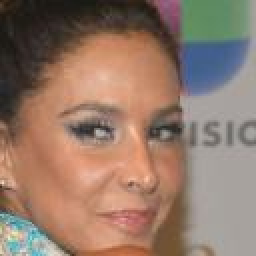
#> input picture images/0.jpg, 128 x 128 px (shown 2 times larger)
$ python -i detect_face.py   (imports and definitions only)
#> lines starting #> are read from the running program, lines starting #| are printed output that depends on the picture
import cv2
import sys
import os
import pdb


CASCADE="Face_cascade.xml"
FACE_CASCADE=cv2.CascadeClassifier(CASCADE)

def detect_face(image_path):
#> called with image_path = 'images/0.jpg'
    image=cv2.imread(image_path)
#> image is the input picture: shape (128, 128, 3); mean B, G, R 105.5, 121.1, 147.3
    if image is None:
        print('Load Image Error!')
        sys.exit(1)
    origin_h, origin_w, _ = image.shape
#> origin_h = 128; origin_w = 128
    image_grey=cv2.cvtColor(image,cv2.COLOR_BGR2GRAY)
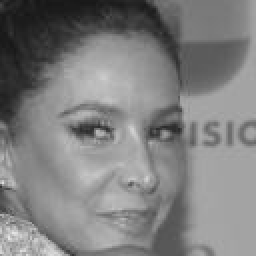
#> image_grey: shape (128, 128) (shown 2 times larger); min 22, max 230, mean 127.2

    faces = FACE_CASCADE.detectMultiScale(image_grey,scaleFactor=1.16,minNeighbors=5,minSize=(25,25),flags=0)
#> faces = [[17, 29, 93, 93]]
    if len(faces) == 0:
        return None
    #pdb.set_trace()
    # find the biggest face
    #largest_face = sorted(faces, cmp=lambda face1, face2: int(face1[2] * face1[3] - face2[2] * face2[3]))[-1]
    largest_face = sorted(faces, key=lambda face: int(face[2]*face[3]))[-1]
#> largest_face = [17, 29, 93, 93]

    x,y,w,h = largest_face
#> x = 17; y = 29; w = 93; h = 93
    bound = int(min(origin_h, origin_w) / 10)
#> bound = 12
    y_start = max(0, y - bound)
#> y_start = 17
    x_start = max(0, x - bound)
#> x_start = 5
    sub_img=image[y_start:y+h+bound,x_start:x+w+bound]
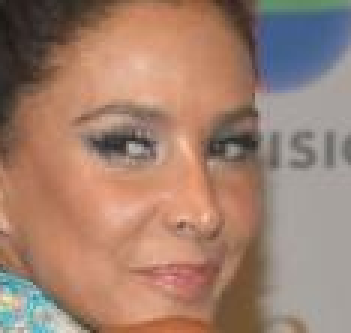
#> sub_img: shape (111, 117, 3) (shown 3 times larger); mean B, G, R 111.7, 128.2, 160.5
    sub_img = cv2.cvtColor(sub_img, cv2.COLOR_BGR2RGB)
    return sub_img

>>> result = detect_face('images/0.jpg')

$ run again, on images/01.jpg
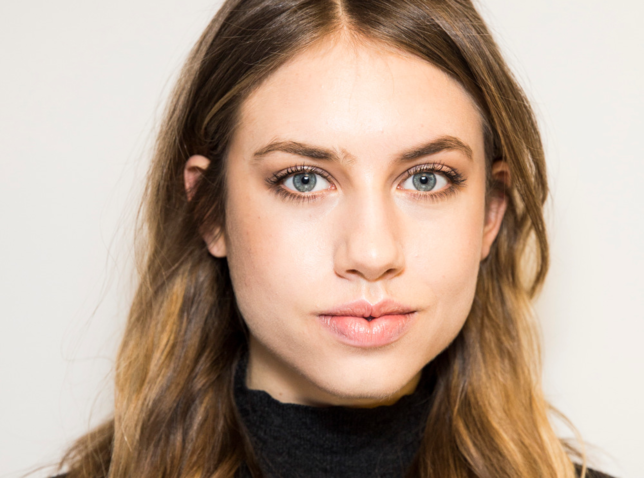
#> input picture images/01.jpg, 644 x 478 px
#> in detect_face, image is the input picture: shape (478, 644, 3); mean B, G, R 146.7, 163.4, 185.6
#> in detect_face, `image_grey=cv2.cvtColor(image,cv2.COLOR_BGR2GRAY)`:
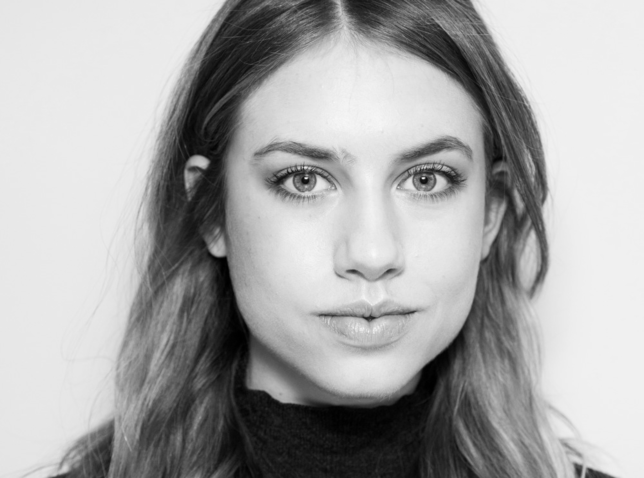
#> image_grey: shape (478, 644); min 0, max 249, mean 168.1
#> faces = [[203, 56, 327, 327]]
#> largest_face = [203, 56, 327, 327]
#> x = 203; y = 56; w = 327
#> y_start = 9
#> x_start = 156
#> in detect_face, `sub_img=image[y_start:y+h+bound,x_start:x+w+bound]`:
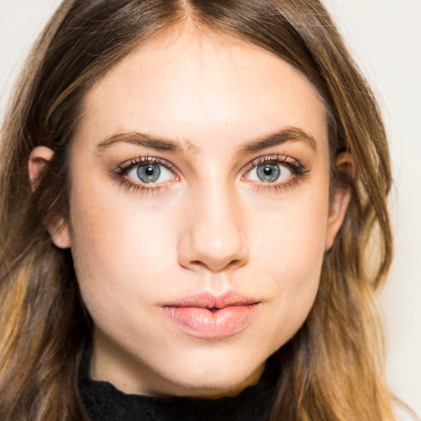
#> sub_img: shape (421, 421, 3); mean B, G, R 119.9, 141.5, 173.4

$ run again, on images/02.jpg
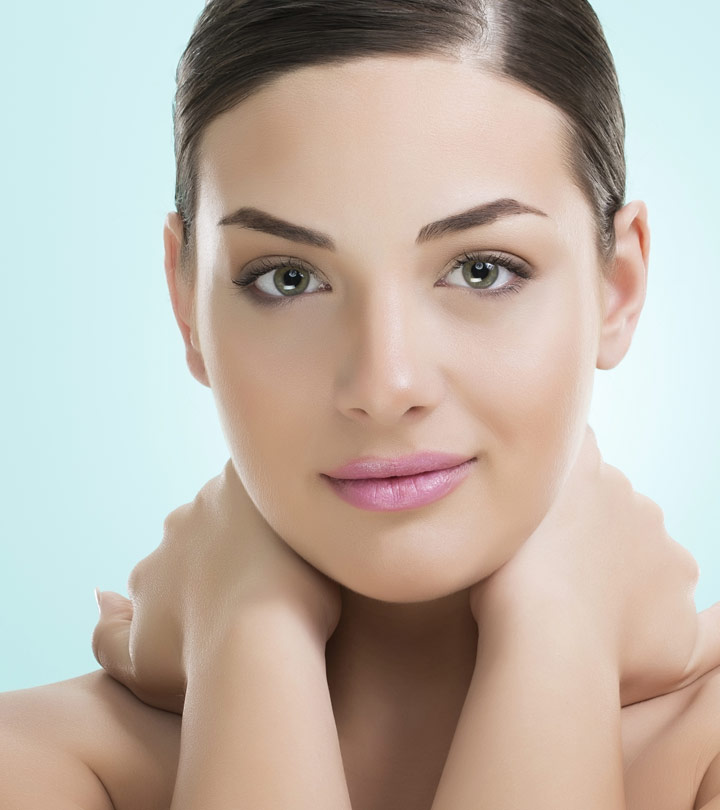
#> input picture images/02.jpg, 720 x 810 px
#> in detect_face, image is the input picture: shape (810, 720, 3); mean B, G, R 167, 177.9, 189.5
#> in detect_face, `image_grey=cv2.cvtColor(image,cv2.COLOR_BGR2GRAY)`:
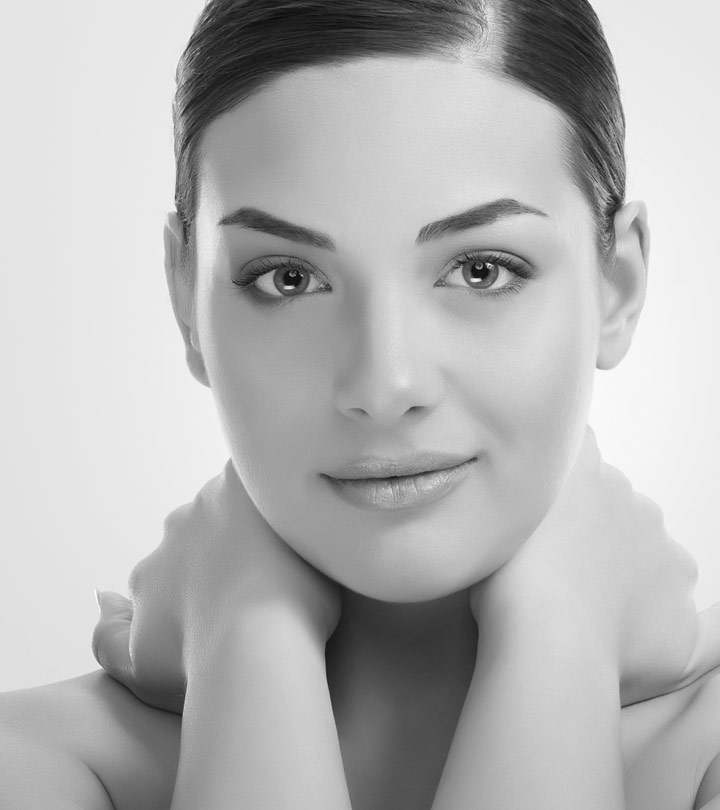
#> image_grey: shape (810, 720); min 9, max 255, mean 180.1
#> faces = [[136, 74, 512, 512]]
#> largest_face = [136, 74, 512, 512]
#> x = 136; y = 74; w = 512
#> y_start = 2
#> x_start = 64
#> in detect_face, `sub_img=image[y_start:y+h+bound,x_start:x+w+bound]`:
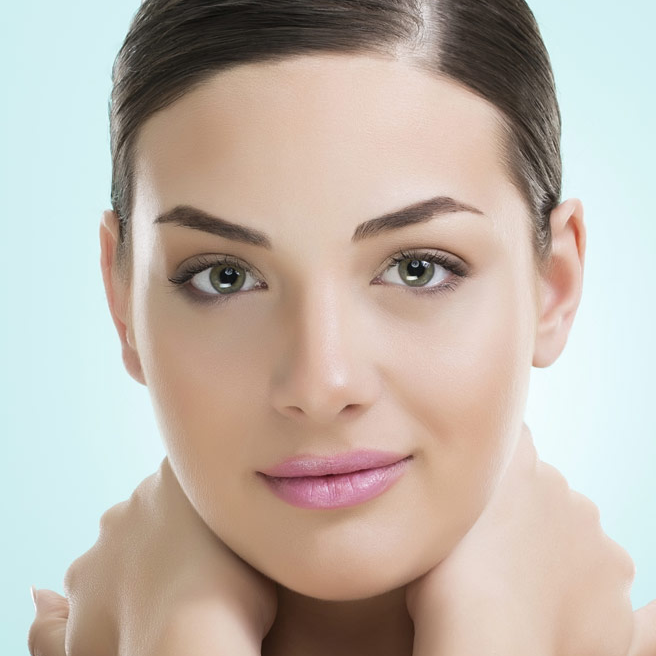
#> sub_img: shape (656, 656, 3); mean B, G, R 170, 180.1, 191.1

$ run again, on images/03.jpg
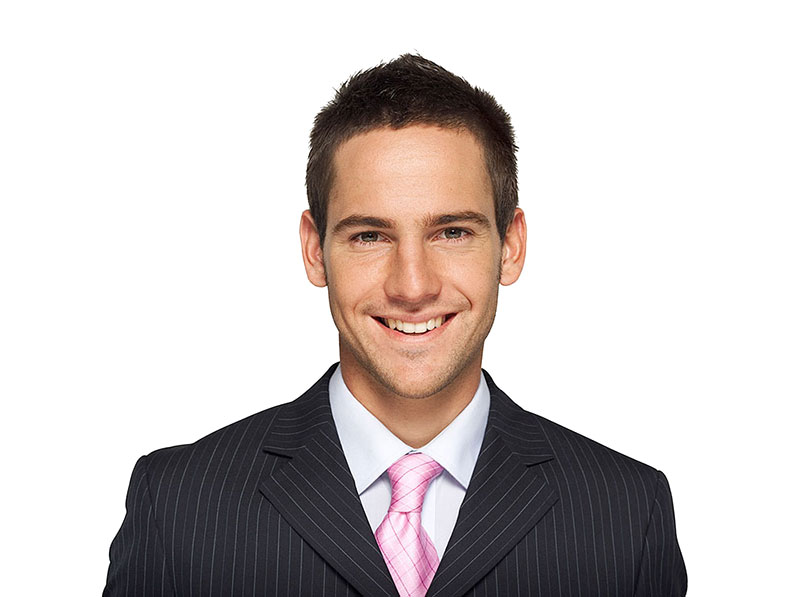
#> input picture images/03.jpg, 800 x 597 px
#> in detect_face, image is the input picture: shape (597, 800, 3); mean B, G, R 199.3, 200.6, 207.1
#> in detect_face, `image_grey=cv2.cvtColor(image,cv2.COLOR_BGR2GRAY)`:
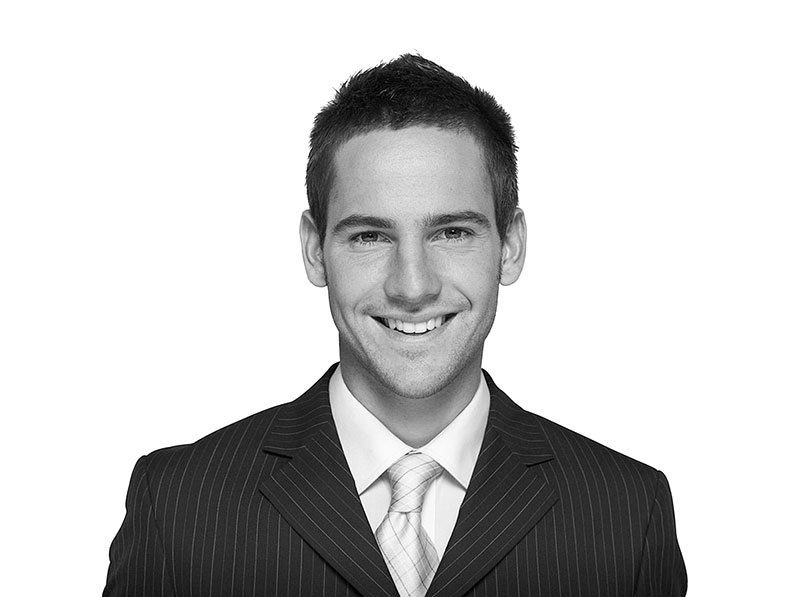
#> image_grey: shape (597, 800); min 0, max 255, mean 202.4
#> faces = [[339, 430, 139, 139], [294, 142, 230, 230], [310, 317, 209, 209]]
#> largest_face = [294, 142, 230, 230]
#> x = 294; y = 142; w = 230
#> y_start = 83
#> x_start = 235
#> in detect_face, `sub_img=image[y_start:y+h+bound,x_start:x+w+bound]`:
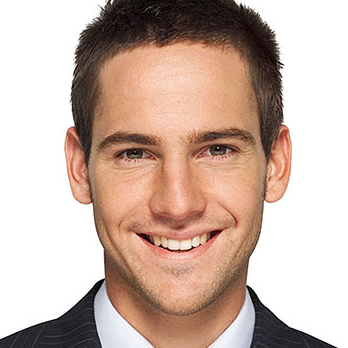
#> sub_img: shape (348, 348, 3); mean B, G, R 167.7, 179.2, 201.9
